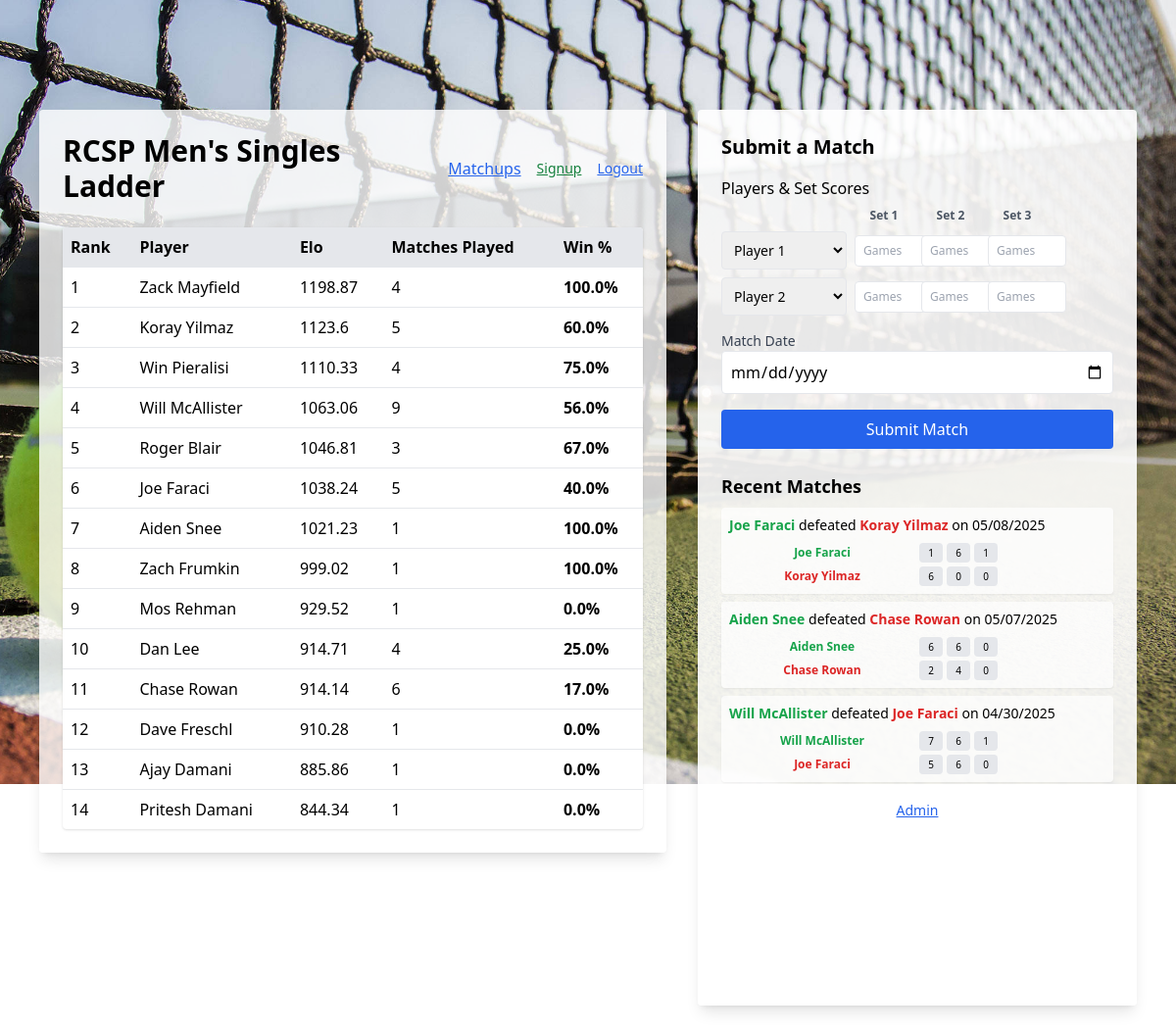
The app's page / (signed in) with its own data.
### models.py (models this page shows)
class Match(db.Model):
    id = db.Column(db.Integer, primary_key=True)
    date = db.Column(db.DateTime, nullable=False)
    winner = db.Column(db.String(50), nullable=False)
    loser = db.Column(db.String(50), nullable=False)
    winner_games = db.Column(db.Integer, nullable=False)
    loser_games = db.Column(db.Integer, nullable=False)
    set1_w = db.Column(db.Integer)
    set1_l = db.Column(db.Integer)
    set2_w = db.Column(db.Integer)
    set2_l = db.Column(db.Integer)
    set3_w = db.Column(db.Integer, nullable=True)
    set3_l = db.Column(db.Integer, nullable=True)

### main.py (the view)
@app.route("/")
def index():
    if not session.get("logged_in"):
        return redirect("/login")
    leaderboard = calculate_elo()
    all_players = Player.query.order_by(Player.name).all()
    recent_matches = Match.query.order_by(Match.date.desc()).limit(10).all()
    return render_template(
        "leaderboard.html",
        leaderboard=leaderboard,
        names=[p.name for p in all_players],
        recent_matches=recent_matches
    )

### elo.py (called while the page is built)
def expected_score(r1, r2):
    return 1 / (1 + 10 ** ((r2 - r1) / 400))

def normalize_elos(players):
    elos = [p["elo"] for p in players.values()]
    mean = sum(elos) / len(elos)
    std = math.sqrt(sum((e - mean) ** 2 for e in elos) / len(elos)) or 1
    for p in players:
        players[p]["elo"] = 1000 + ((players[p]["elo"] - mean) / std) * 100
    return players

### templates/leaderboard.html (shortened to what this page needs)
<!DOCTYPE html>
<html lang="en">
<head>
  <script src="https://cdn.tailwindcss.com"></script>
</head>
<body class="min-h-screen bg-cover bg-center bg-no-repeat" style="background-image: url('/static/court.jpg');">
  <div class="flex flex-col lg:flex-row gap-8 w-full max-w-6xl px-4 py-8 mx-auto mt-20">
    <div class="flex-1 bg-white bg-opacity-80 rounded shadow-lg p-6 h-full">
      <div class="flex justify-between items-center mb-6">
        <h1 class="text-3xl font-bold">RCSP Men's Singles Ladder</h1>
        <div class="flex gap-4 items-center">
          <a href="/matchups" class="text-blue-600 underline">Matchups</a>
          <a href="/signup" class="text-green-700 underline text-sm">Signup</a>
          <a href="/logout" class="text-blue-600 underline text-sm">Logout</a>
      </div>
    </div>
      <table class="w-full table-auto bg-white rounded shadow overflow-hidden">
        <thead class="bg-gray-200">
          <tr>
            <th class="text-left p-2">Rank</th>
            <th class="text-left p-2">Player</th>
            <th class="text-left p-2">Elo</th>
            <th class="text-left p-2">Matches Played</th>
            <th class="text-left p-2">Win %</th>
          </tr>
        </thead>
        <tbody>
          {% for row in leaderboard %}
          <tr class="border-t">
            <td class="p-2">{{ loop.index }}</td>
            <td class="p-2">{{ row[0] }}</td>
            <td class="p-2">{{ row[1] }}</td>
            <td class="p-2">{{ row[2] }}</td>
            <td class="p-2 font-semibold">
              {{ (row[3] * 100) | round(1) }}%
            </td>
          </tr>
          {% endfor %}
        </tbody>
      </table>
    </div>
    <div class="w-full max-w-md bg-white bg-opacity-90 p-6 rounded shadow-lg min-h-[80vh]">
      <h2 class="text-xl font-semibold mb-4">Submit a Match</h2>
      <form action="/submit" method="POST" class="space-y-4">
        <div class="space-y-2">
          <label class="block font-medium">Players & Set Scores</label>
          <div class="grid grid-cols-6 gap-2 text-center text-xs font-semibold text-gray-600">
            <div class="col-span-2"></div>
            <div>Set 1</div>
            <div>Set 2</div>
            <div>Set 3</div>
          </div>
          <div class="grid grid-cols-6 gap-2 items-center text-sm">
            <select name="player1" required class="col-span-2 p-2 border rounded">
              <option value="">Player 1</option>
            </select>
            <input name="set1_p1" type="number" placeholder="Games" class="p-2 border rounded text-xs w-20 h-8" />
            <input name="set2_p1" type="number" placeholder="Games" class="p-2 border rounded text-xs w-20 h-8" />
            <input name="set3_p1" type="number" placeholder="Games" class="p-2 border rounded text-xs w-20 h-8" />
          </div>
          <div class="grid grid-cols-6 gap-2 items-center text-sm">
            <select name="player2" required class="col-span-2 p-2 border rounded">
              <option value="">Player 2</option>
            </select>
            <input name="set1_p2" type="number" placeholder="Games" class="p-2 border rounded text-xs w-20 h-8" />
            <input name="set2_p2" type="number" placeholder="Games" class="p-2 border rounded text-xs w-20 h-8" />
            <input name="set3_p2" type="number" placeholder="Games" class="p-2 border rounded text-xs w-20 h-8" />
          </div>
        </div>
        <div>
          <label for="date" class="block text-sm font-medium text-gray-700">Match Date</label>
          <input name="date" type="date" required class="w-full p-2 border rounded" />
        </div>
        <button type="submit" class="bg-blue-600 text-white py-2 px-4 rounded hover:bg-blue-700 w-full">
          Submit Match
        </button>
      </form>
      <div class="mt-6">
        <h3 class="text-lg font-semibold mb-2">Recent Matches</h3>
        <ul class="space-y-2 text-sm">
          {% set sorted_matches = recent_matches | sort(attribute='date', reverse=True) %}
          {% for match in sorted_matches[:3] %}
          <li class="bg-white bg-opacity-70 p-2 rounded shadow-sm">
            <div class="text-sm">
              <span class="text-green-600 font-semibold">{{ match.winner }}</span>
              defeated
              <span class="text-red-600 font-semibold">{{ match.loser }}</span>
              on {{ match.date.strftime('%m/%d/%Y') }}
            </div>
            <div class="mt-2 grid grid-cols-2 gap-1 text-xs items-center">
              <div class="text-center font-semibold text-green-600">{{ match.winner }}</div>
              <div class="flex space-x-1">
                {% for score in [match.set1_w, match.set2_w, match.set3_w] if score is not none %}
                <div class="bg-gray-200 w-6 h-5 flex items-center justify-center rounded text-[10px]">{{ score }}</div>
                {% endfor %}
              </div>
              <div class="text-center font-semibold text-red-600">{{ match.loser }}</div>
              <div class="flex space-x-1">
                {% for score in [match.set1_l, match.set2_l, match.set3_l] if score is not none %}
                <div class="bg-gray-200 w-6 h-5 flex items-center justify-center rounded text-[10px]">{{ score }}</div>
                {% endfor %}
              </div>
            </div>
          </li>
          {% endfor %}
        </ul>
      </div>
      <div class="mt-4 text-center">
        <a href="/admin" class="text-blue-600 underline text-sm">Admin</a>
      </div>
    </div>
  </div>
</body>
</html>

### records on screen
Match: winner "Zack Mayfield", row "1198.87", set2_l "4", value "100.0"
Match: winner "Koray Yilmaz", row "1123.6", row "5", value "60.0", loser "Dave Freschl", row "910.28", row "1", value "0.0"
Match: winner "Win Pieralisi", row "1110.33", row "4", value "75.0"
Match: winner "Will McAllister", row "1063.06", row "9", value "56.0", loser "Chase Rowan", row "914.14", row "6", value "17.0"
Match: loser "Roger Blair", row "1046.81", loser_games "3", value "67.0"
Match: winner "Joe Faraci", row "1038.24", row "5", value "40.0"
Match: winner "Aiden Snee", row "1021.23", row "1", value "100.0", loser "Chase Rowan", date "05/07/2025", none "6" "6" "0", none "2" "4" "0"
Match: winner "Zach Frumkin", row "999.02", row "1", value "100.0"
Match: loser "Mos Rehman", row "929.52", set3_w "1", value "0.0"
Match: winner "Dan Lee", row "914.71", row "4", value "25.0", loser "Pritesh Damani", row "844.34", row "1", value "0.0"
Match: loser "Ajay Damani", row "885.86", set1_l "1", value "0.0"
Match: winner "Joe Faraci", loser "Koray Yilmaz", date "05/08/2025", none "1" "6" "1", none "6" "0" "0"
Match: winner "Will McAllister", loser "Joe Faraci", date "04/30/2025", none "7" "6" "1", none "5" "6" "0"
